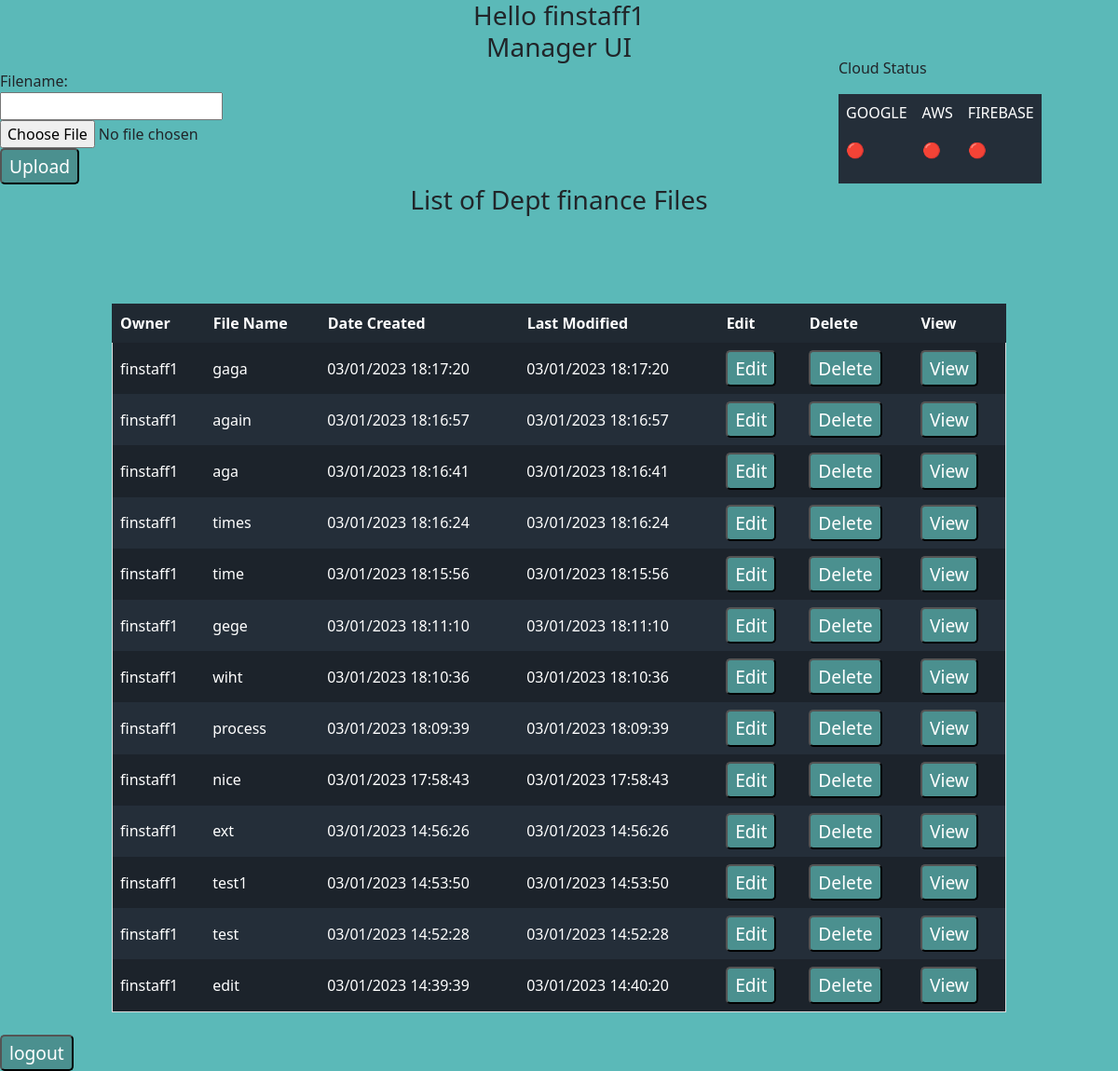
The page /manager (signed in) on the database its author committed.
### app.py (models this page shows, shortened)
class File(db.Model):
    id = db.Column(db.Integer , primary_key=True)
    name = db.Column(db.String(200), nullable = False)
    owner = db.Column(db.String(200), nullable = False)
    code_name = db.Column(db.String(200), nullable = False)
    packet_size = db.Column(db.Integer, nullable = False)
    dept = db.Column(db.String(200), nullable = False)
    date_created = db.Column(db.String(200), nullable = False)
    last_modified = db.Column(db.String(200), nullable = False)

### login.py (the view)
@app.route('/manager', methods = ['GET'])
def manager():
    form = UploadFile()
    files = File.query.filter_by(dept=session['dept']).order_by(desc(File.last_modified)).all()
    length = File.query.filter_by(dept='finance').count()
    return render_template('manager_ui.html', files = files, length = length, form=form)

### app.py
class UploadFile(FlaskForm):
    file_name = StringField(label=('Filename:'),
        validators=[DataRequired()]
    )
    upload = FileField('File', validators=[FileRequired(),FileAllowed(['pdf'],'Invalid File Type. Must be .pdf')])
    submit = SubmitField(label=('Upload'))

### templates/manager_ui.html (shortened to what this page needs)
<!DOCTYPE html>
<html lang="en">
<head>
	<h3 style="text-align: center;">Hello {{session['username']}}<br>Manager UI</h3>
</head>
<body>
  <link href="https://cdn.jsdelivr.net/npm/bootstrap@5.2.0-beta1/dist/css/bootstrap.min.css"
  rel="stylesheet"
>
  <link rel="stylesheet" href={{url_for('static', filename='css/background.css') }}>
  <form action="/file_upload" method="POST" enctype="multipart/form-data">
    <div>
      {{ form.file_name.label }}
    </div>
    <div>
      {{ form.file_name}}
    </div>
    <div>
      {{ form.upload}}
    </div>
    <div>
      {{ form.submit(class="button")}}
    </div>
  </form>
  <div id="status_icon">
    <table>
      <p>Cloud Status<br></p>
      <td>
        <p>GOOGLE<br></p>
        {% if g_stat == 'connected' %}
        <p>&#128994;</p>
        {% else %}
        <p>&#128308;</p>
        {% endif %}
      </td>
      <td>
        <p>AWS<br></p>
        {% if a_stat == 'connected' %}
        <p>&#128994;</p>
        {% else %}
        <p>&#128308;</p>
        {% endif %}
      </td>
      <td>
        <p>FIREBASE<br></p>
        {% if f_stat == 'connected' %}
        <p>&#128994;</p>
        {% else %}
        <p>&#128308;</p>
        {% endif %}
      </td>
    </table>
  </div>
  {% if files|length < 1 %}
  <h3 style="text-align: center;">There are no files</h3>
  {% else %}
  <table align="center" id="files">
  <h3 style="text-align: center;">List of Dept {{session['dept']}} Files</h3>
      <tr>
          <th>Owner</th>
          <th>File Name</th>
          <th>Date Created</th>
          <th>Last Modified</th>
		  <th>Edit</th>
		  <th>Delete</th>
          <th>View</th>
      </tr>
      {% for file in files%}<br>
      <tr>
          <td>{{ file.owner }}</td>
          <td>{{ file.name }}</td>
          <td>{{ file.date_created }}</td>
          <td>{{ file.last_modified }}</td>
		  <td>
        <form action="/edit">
          <input class="button" type="submit" value="Edit">
        </form>
		  </td>
		  <td>
        <form action="/delete">
          <input class="button" type="submit" value="Delete">
        </form>
		  </td>
          <td>
            <form target="_blank" action="/view#toolbar=0" method="POST">
              <input class="button" type="submit" value="View">
            </form>
          </td>
      </tr>
      {%endfor%}<br>
    </table>
    {% endif %}<br>
    <form action="/logout">
      <input class="button" type="submit" value="logout">
  </form>
</body>
</html>

### static/css/background.css (style rules this page uses)
body { background-color: #5BB9B8; }
th, td { text-align: center-left; padding: 8px; }
input[type="submit"] { line-height: 1; display: inline-block; font-size: 1.2rem; text-decoration: none; border-radius: 5px; color: #fff; padding: 8px; background-color: #4b908f; }
tr:nth-child(odd) { background-color: #242e39; color: #fff; }
tr:nth-child(even) { background-color: #1c232b; color: #fff; }
th { background-color: #202932; color: #fff; border: 1px solid #202932; }
* { box-sizing: border-box; }
#files { border-collapse: collapse; border-spacing: 0; width: 80%; border: 1px solid #ddd; margin-top: -250px; }
.button { border-radius:7px; }

### templates/manager_ui.html (style rules this page uses)
#status_icon { position: absolute; top: 61px; right: 200px; width:100px; align-content: right; }

### rows shown on the page
File: owner "finstaff1", name "gaga", date_created "03/01/2023 18:17:20", last_modified "03/01/2023 18:17:20"
File: owner "finstaff1", name "again", date_created "03/01/2023 18:16:57", last_modified "03/01/2023 18:16:57"
File: owner "finstaff1", name "aga", date_created "03/01/2023 18:16:41", last_modified "03/01/2023 18:16:41"
File: owner "finstaff1", name "times", date_created "03/01/2023 18:16:24", last_modified "03/01/2023 18:16:24"
File: owner "finstaff1", name "time", date_created "03/01/2023 18:15:56", last_modified "03/01/2023 18:15:56"
File: owner "finstaff1", name "gege", date_created "03/01/2023 18:11:10", last_modified "03/01/2023 18:11:10"
File: owner "finstaff1", name "wiht", date_created "03/01/2023 18:10:36", last_modified "03/01/2023 18:10:36"
File: owner "finstaff1", name "process", date_created "03/01/2023 18:09:39", last_modified "03/01/2023 18:09:39"
File: owner "finstaff1", name "nice", date_created "03/01/2023 17:58:43", last_modified "03/01/2023 17:58:43"
File: owner "finstaff1", name "ext", date_created "03/01/2023 14:56:26", last_modified "03/01/2023 14:56:26"
File: owner "finstaff1", name "test1", date_created "03/01/2023 14:53:50", last_modified "03/01/2023 14:53:50"
File: owner "finstaff1", name "test", date_created "03/01/2023 14:52:28", last_modified "03/01/2023 14:52:28"
File: owner "finstaff1", name "edit", date_created "03/01/2023 14:39:39", last_modified "03/01/2023 14:40:20"

### other values the page prints
{{ session['dept'] }} "finance"
